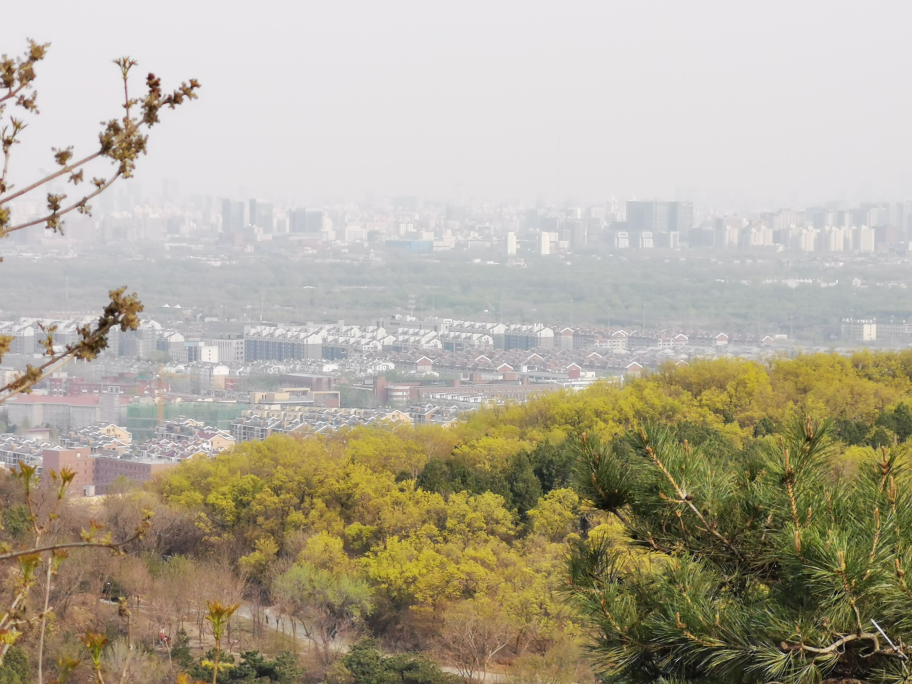
#> input picture datasets/hazy/IMG_20200405_163759.jpg, 3648 x 2736 px (shown at 1/4 size)
$ python code2_dark_channel_prior.py
#> lines starting #> are read from the running program, lines starting #| are printed output that depends on the picture
import os
import cv2
import numpy as np
import matplotlib.pyplot as plt


def calc_dark_channel(img, patch_size):
    h, w = img.shape[:2]
    min_ch = np.min(img, axis=2)
    dark_channel = np.zeros((h, w))
    r = patch_size // 2
    for i in range(h):
        for j in range(w):
            top, bottom = max(0, i - r), min(i + r, h - 1)
            left, right = max(0, j - r), min(j + r, w - 1)
            dark_channel[i, j] = np.min(min_ch[top:bottom + 1, left:right + 1])
    return dark_channel

def estimate_atmospheric_light(img, dark, percent=0.1):
    h, w = img.shape[:2]
    img_vec = img.reshape(h * w, 3)
    dark_vec = dark.reshape(h * w)
    topk = int(h * w * percent / 100)
    idx = np.argsort(dark_vec)[::-1][:topk]
    atm_light = np.max(img_vec[idx, :], axis=0)  # [topk, 3] -> [3]
    return atm_light.astype(np.float32)

def calc_transmission(img, atmo, patch_size, omega, t0, radius=11, eps=1e-3):
    dark = calc_dark_channel(img / atmo, patch_size)
    trans = 1 - omega * dark
    trans = np.maximum(trans, t0)
    guide = img.astype(np.float32) / 255.0
    trans = trans.astype(np.float32)
    trans_refined = cv2.ximgproc.guidedFilter(
                    guide, trans, radius=radius, eps=eps)
    return trans_refined

def calc_scene_radiance(img, trans, atmo):
    atmo = np.expand_dims(atmo, axis=[0, 1])
    trans = np.expand_dims(trans, axis=2)
    radiance = (img - atmo) / trans + atmo
    radiance = np.clip(radiance, a_min=0, a_max=255).astype(np.uint8)
    return radiance

def dehaze_dark_channel_prior(img, cfg, return_all=True):
    dark_channel = calc_dark_channel(img, patch_size=cfg["patch_size"])
    atmo_light = estimate_atmospheric_light(img,
                            dark_channel, percent=cfg["atmo_est_percent"])
    trans_est = calc_transmission(img, atmo_light, cfg["patch_size"],
                                  cfg["omega"], cfg["t0"],
                                  cfg["guide_radius"], cfg["guide_eps"])
    dehazed = calc_scene_radiance(img, trans_est, atmo_light)

    if return_all:
        return {
            "dark_channel": dark_channel,
            "atmo_light": atmo_light,
            "trans_est": trans_est,
            "dehazed": dehazed
        }
    else:
        return dehazed


if __name__ == "__main__":
    # 测试去雾效果
    cfg = {
        "patch_size": 5,
        "atmo_est_percent": 0.1,
        "omega": 1.0,
        "t0": 0.4,
        "guide_radius": 21,
        "guide_eps": 0.1
    }

    img_path = "../datasets/hazy/IMG_20200405_163759.jpg"

    img = cv2.imread(img_path)[:,:,::-1]
    h, w = img.shape[:2]
#> h = 2736; w = 3648
    img = cv2.resize(img, (w // 3, h // 3))
#> img: shape (912, 1216, 3)

    output = dehaze_dark_channel_prior(img, cfg, return_all=True)
#> in calc_dark_channel, `min_ch = np.min(img, axis=2)`:
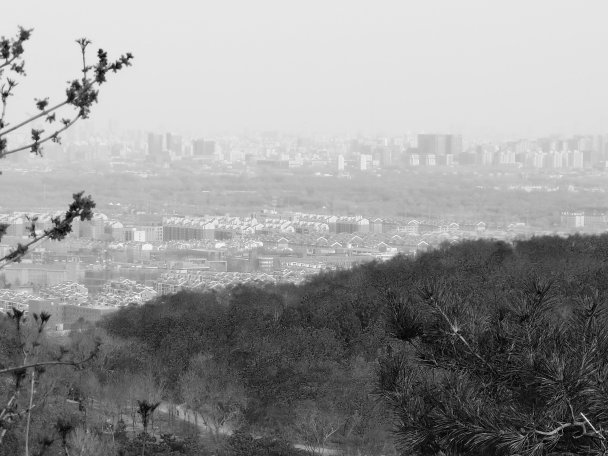
#> min_ch: shape (912, 1216) (shown at 1/2 size); min 0, max 253, mean 150.1
#> after the loop in calc_dark_channel, `for i in range(h):`:
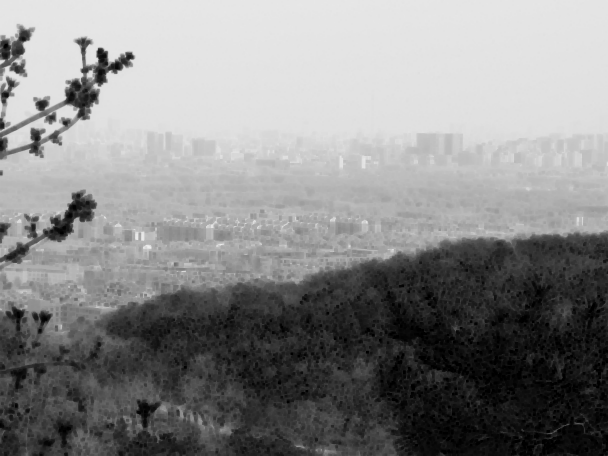
#> dark_channel: shape (912, 1216) float64 (shown at 1/2 size); min 0, max 242, mean 135.2
#> in estimate_atmospheric_light, `idx = np.argsort(dark_vec)[::-1][:topk]`: idx = 1108 values, max 607570 at index 75, min 212 at index 577, mean 100425
#> in estimate_atmospheric_light, `atm_light = np.max(img_vec[idx, :], axis=0)`: atm_light = [249, 246, 243]
#> in calc_transmission, `trans = 1 - omega * dark`:
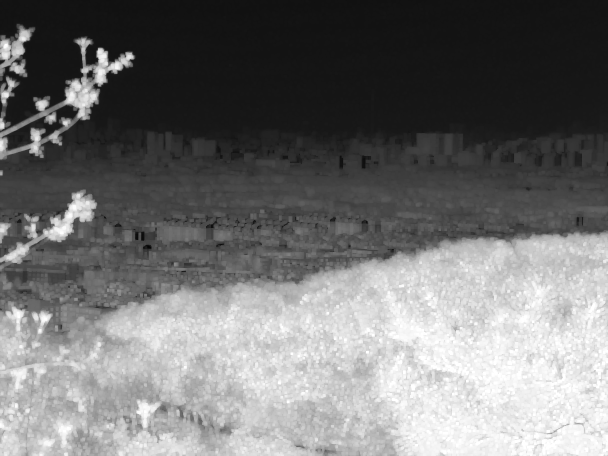
#> trans: shape (912, 1216) float64 (shown at 1/2 size); min 0.0201, max 1, mean 0.452
#> in calc_transmission, `trans = np.maximum(trans, t0)`:
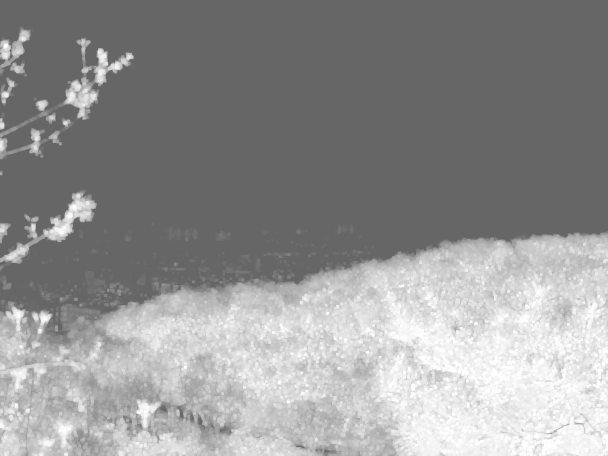
#> trans: shape (912, 1216) float64 (shown at 1/2 size); min 0.4, max 1, mean 0.577
#> in calc_transmission, `trans_refined = cv2.ximgproc.guidedFilter( guide, trans, radius=radius..`:
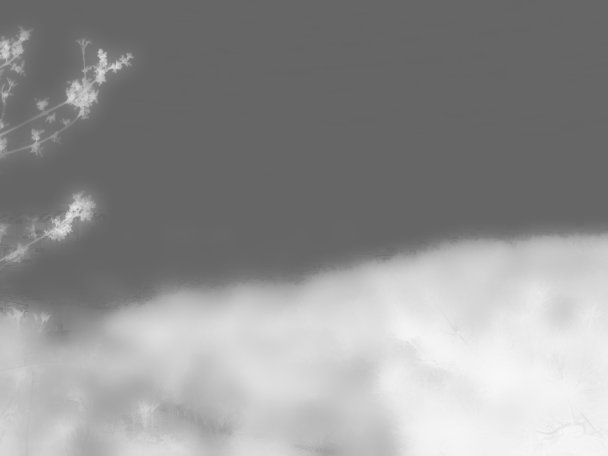
#> trans_refined: shape (912, 1216) float32 (shown at 1/2 size); min 0.395, max 0.972, mean 0.577
#> in calc_scene_radiance, `atmo = np.expand_dims(atmo, axis=[0, 1])`: atmo = [[249, 246, 243]]
#> in calc_scene_radiance, `radiance = (img - atmo) / trans + atmo`:
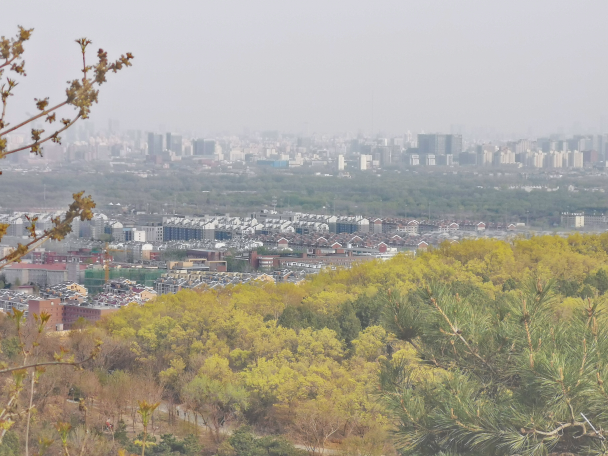
#> radiance: shape (912, 1216, 3) float32 (shown at 1/2 size); mean R, G, B 133.6, 126.6, 108.2; drawn with min black and max white
#> in calc_scene_radiance, `radiance = np.clip(radiance, a_min=0, a_max=255).astype(np.uint8)`:
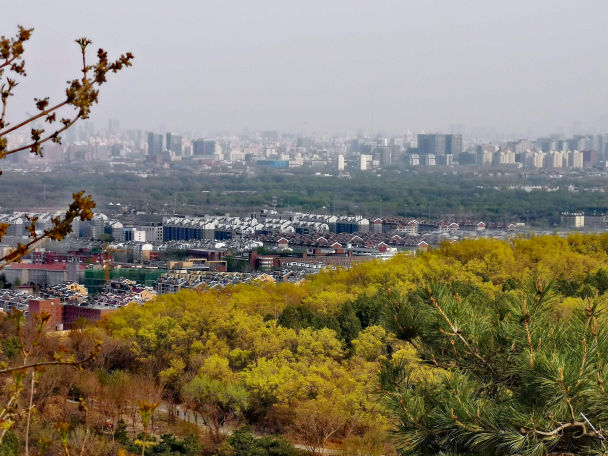
#> radiance: shape (912, 1216, 3) (shown at 1/2 size); mean R, G, B 133.2, 126.3, 108.2
#> output = 4 items
    dark_channel = output["dark_channel"]
    atmo_light = output["atmo_light"]
#> atmo_light = [249, 246, 243]
    trans_est = output["trans_est"]
    dehazed = output["dehazed"]

    print('estimated atmosphere light : ', atmo_light)
#| estimated atmosphere light :  [249. 246. 243.]
    plt.figure()
    plt.imshow(img)
    plt.title('hazy image')
    plt.xticks([]), plt.yticks([])

    plt.figure()
    plt.imshow(dark_channel, cmap='gray')
    plt.title('dark channel')
    plt.xticks([]), plt.yticks([])

    plt.figure()
    plt.imshow(trans_est, cmap='gray')
    plt.title('transmission map')
    plt.xticks([]), plt.yticks([])

    plt.figure()
    plt.imshow(dehazed)
    plt.title('dehazed')
    plt.xticks([]), plt.yticks([])
    plt.show()
